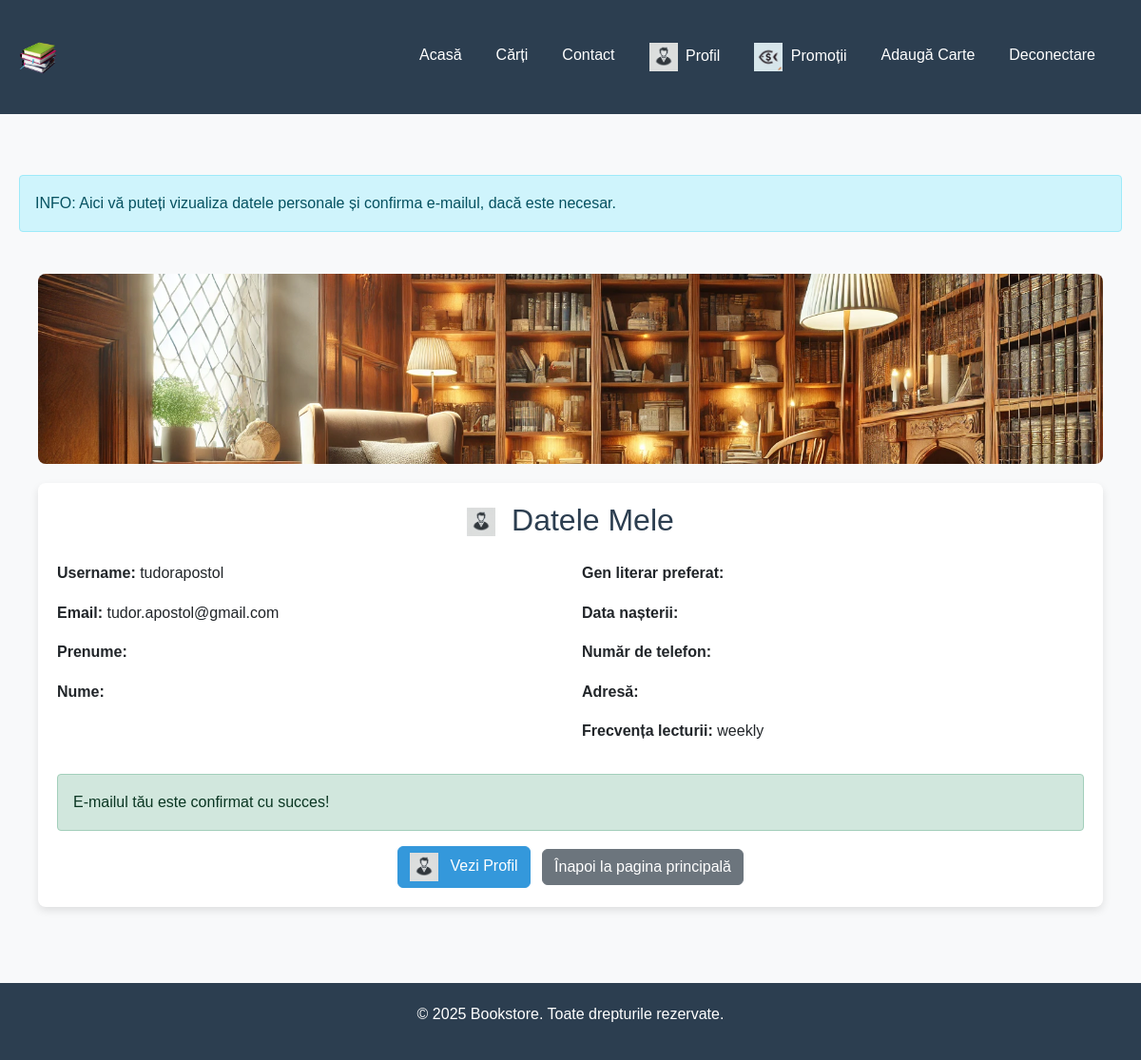
/user-data-with-confirmation/ (signed in), run on the app's committed database.
### aplicatie/models.py (models this page shows, shortened)
class CustomUser(AbstractUser):
    favorite_genre = models.CharField(max_length=100, verbose_name="Gen literar preferat", blank=True)
    birth_date = models.DateField(verbose_name="Data nașterii", blank=True, null=True)
    phone_number = models.CharField(max_length=20, verbose_name="Număr de telefon", blank=True)
    address = models.TextField(verbose_name="Adresă", blank=True)
    reading_frequency = models.CharField(
        max_length=50,
        verbose_name="Frecvența lecturii",
        choices=[
            ('daily', 'Zilnic'),
            ('weekly', 'Săptămânal'),
            ('monthly', 'Lunar'),
            ('rarely', 'Rareori'),
        ],
        default='weekly'
    )
    cod = models.CharField(max_length=100, blank=True, null=True, verbose_name="Cod de confirmare")  # Folosit pentru confirmarea e-mailului
    email_confirmat = models.BooleanField(default=False, verbose_name="E-mail confirmat")  # Folosit, nenul, implicit fals
    class Meta:
        verbose_name = "Utilizator"
        verbose_name_plural = "Utilizatori"

### aplicatie/views.py (the view)
# urls.py: path('user-data-with-confirmation/', views.user_data_with_confirmation, name='user_data_with_confirmation'),  # Noua rută
@login_required
def user_data_with_confirmation(request):
    user = request.user
    confirmation_link = None
    if not user.email_confirmat and user.cod:
        confirmation_link = request.build_absolute_uri(f'/confirma_mail/{user.cod}/')
    request.session['user_data'] = {
        'username': user.username,
        'email': user.email,
        'first_name': user.first_name,
        'last_name': user.last_name,
        'favorite_genre': user.favorite_genre,
        'birth_date': user.birth_date.isoformat() if user.birth_date else None,
        'phone_number': user.phone_number,
        'address': user.address,
        'reading_frequency': user.reading_frequency,
    }
    messages.info(request, "INFO: Aici vă puteți vizualiza datele personale și confirma e-mailul, dacă este necesar.")
    if not user.email_confirmat:
        messages.warning(request, "WARNING: Email-ul dumneavoastră nu este confirmat. Vă rugăm să îl confirmați pentru a evita restricții.")
    return render(request, 'aplicatie/user_data_with_confirmation.html', {'user': user, 'confirmation_link': confirmation_link})

### templates/aplicatie/user_data_with_confirmation.html (shortened to what this page needs)
{% extends 'aplicatie/base.html' %}
{% load static %}
{% block content %}
<div class="container mt-4">
    <div class="background-image"></div>
    <div class="card">
        <div class="card-body">
            <h2 class="text-center mb-4"><img src="{% static 'images/user-icon.png' %}" alt="Profil" class="icon me-2"> Datele Mele</h2>
            <div class="row">
                <div class="col-md-6">
                    <p><strong>Username:</strong> {{ user.username }}</p>
                    <p><strong>Email:</strong> {{ user.email }}</p>
                    <p><strong>Prenume:</strong> {{ user.first_name }}</p>
                    <p><strong>Nume:</strong> {{ user.last_name }}</p>
                </div>
                <div class="col-md-6">
                    <p><strong>Gen literar preferat:</strong> {{ user.favorite_genre }}</p>
                    <p><strong>Data nașterii:</strong> {{ user.birth_date|date:"d.m.Y" }}</p>
                    <p><strong>Număr de telefon:</strong> {{ user.phone_number }}</p>
                    <p><strong>Adresă:</strong> {{ user.address }}</p>
                    <p><strong>Frecvența lecturii:</strong> {{ user.reading_frequency }}</p>
                </div>
            </div>
            {% if user.email_confirmat %}
                <div class="alert alert-success mt-3" role="alert">
                    E-mailul tău este confirmat cu succes!
                </div>
            {% endif %}
            <div class="text-center mt-3">
                <a href="{% url 'profile' %}" class="btn btn-primary"><img src="{% static 'images/user-icon.png' %}" alt="Profil" class="icon me-2"> Vezi Profil</a>
                <a href="{% url 'index' %}" class="btn btn-secondary ms-2">Înapoi la pagina principală</a>
            </div>
        </div>
    </div>
</div>
{% endblock %}

### static/css/styles.css (style rules this page uses)
:root { --primary-color: #2c3e50; --secondary-color: #3498db; --accent-color: #e74c3c; --light-bg: #f8f9fa; }
body { font-family: 'Arial', sans-serif; background-color: var(--light-bg); margin: 0; padding: 0; line-height: 1.6; }
.container { max-width: 1200px; margin: 0 auto; padding: 20px; }
.card { border: none; border-radius: 8px; box-shadow: 0 4px 8px rgba(0, 0, 0, 0.1); margin-bottom: 20px; }
.card-body { padding: 20px; }
.btn-primary { background-color: var(--secondary-color) !important; border-color: var(--secondary-color) !important; }
.btn-secondary { background-color: #6c757d !important; border-color: #6c757d !important; }
.alert { margin-top: 20px; border-radius: 4px; }
h1, h2 { color: var(--primary-color); margin-bottom: 20px; }
.background-image { background-image: url('../images/background.jpg'); background-size: cover; background-position: center; background-repeat: no-repeat; min-height: 200px; border-radius: 8px; margin-bottom: 20px; }
.icon { max-width: 30px; margin-right: 10px; }

### data on the page
CustomUser: username "tudorapostol", email "tudor.apostol@gmail.com", reading_frequency "weekly"

### other printed values
{{ message }} "INFO: Aici vă puteți vizualiza datele personale și confirma e-mailul, dacă este necesar."
